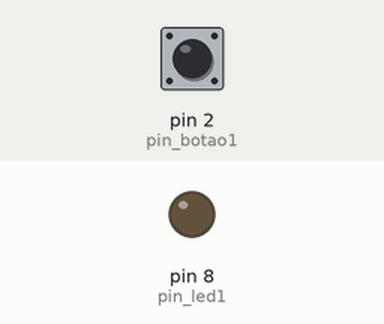
Bench run of a sketch on a simulated Arduino Uno, built with avr-gcc and run on an emulated ATmega328P. Parts: output pins drawn as LEDs (lit = HIGH). The inputs (shaded band) are chosen by the test bench; at power-on: pin 2 (pin_botao1) LOW.

Above: at 1.2 s.
1.3 s: pin 2 (pin_botao1) pulled HIGH for 0.15 s
At 1.7 s:
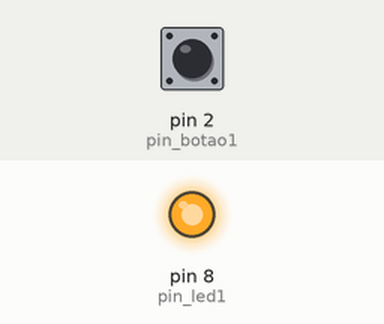
2.9 s: pin 2 (pin_botao1) pulled HIGH for 1 s
At 4.1 s:
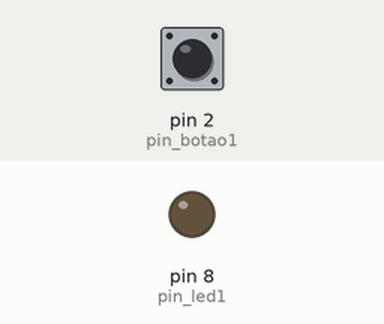
5.4 s: pin 2 (pin_botao1) pulled HIGH for 3.2 s
At 6.0 s:
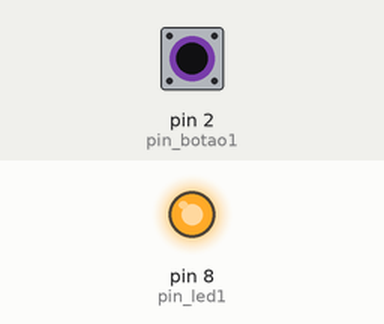
Timing chart, 0 to 8.4 s (numbered marks = the images above; inputs shaded):
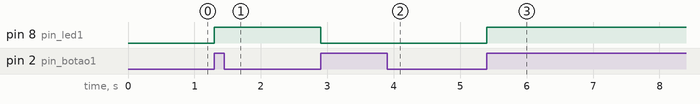

The sketch:

atividade2.ino
```cpp
// Definindo o pino dos leds
#define pin_led1 8

// Criando variáveis do tipo inteiro
int soma = 9;
int tick = 0;

// Definindo os pinos dos botões
#define pin_botao1 2
void setup() {
  // Definindo os leds como saída e os botões como entrada.
  pinMode(pin_led1, OUTPUT);

  pinMode(pin_botao1, INPUT);
}

void loop() {
 bool estadoA = digitalRead(pin_botao1); // Lendo o estado do botão 1

  // Condicional para caso o botão esteja pressionado e o tick ser igual a 0
 if (estadoA == 1 && tick == 0) {
    soma += 1; // Adiciona-se um na variável soma
    tick += 1; // Adiciona-se um na variável tick
  }
  // Condicional para caso o botão não esteja pressionado
  if (estadoA == 0) {
    tick = 0; // Zerando o tick
  }
  // Condicional para caso o valor da variável soma seja par
  if ((soma % 2) == 0) {
    digitalWrite(pin_led1, HIGH); // Liga o led 1
  } else { // Caso seja ímpar:
    digitalWrite(pin_led1, LOW); // Desliga o led 1
  }
}
```

Measured:
- after the input at 1.3 s, pin 8 (pin_led1): LOW → HIGH at once
- after the input at 2.9 s, pin 8 (pin_led1): HIGH → LOW at once
- after the input at 5.4 s, pin 8 (pin_led1): LOW → HIGH at once
